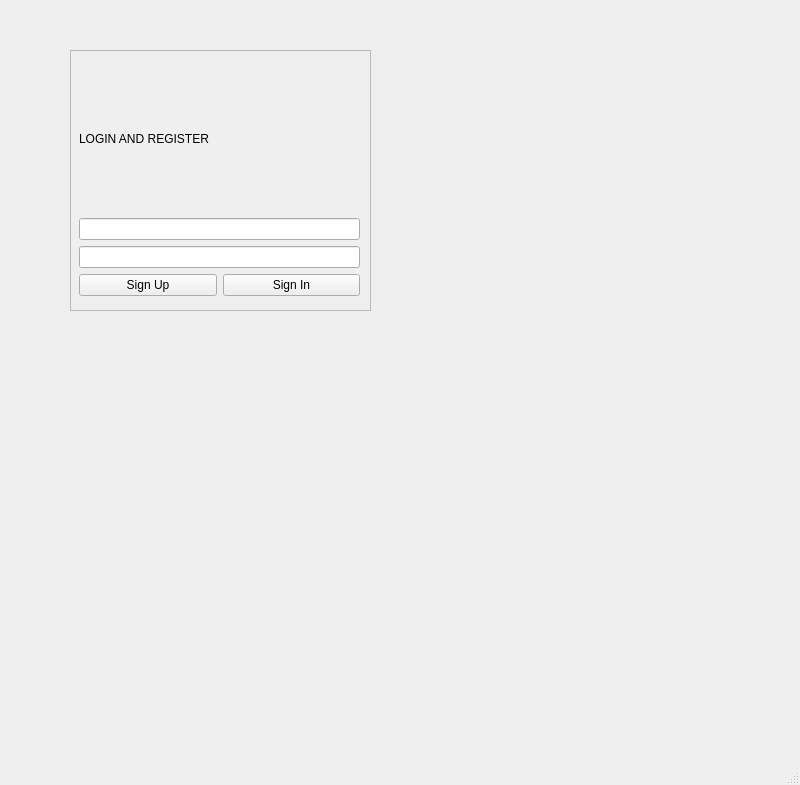
<?xml version="1.0" encoding="UTF-8"?>
<ui version="4.0">
 <class>MainWindow</class>
 <widget class="QMainWindow" name="MainWindow">
  <property name="geometry">
   <rect>
    <x>0</x>
    <y>0</y>
    <width>800</width>
    <height>785</height>
   </rect>
  </property>
  <property name="windowTitle">
   <string>MainWindow</string>
  </property>
  <widget class="QWidget" name="centralwidget">
   <widget class="QFrame" name="frame">
    <property name="geometry">
     <rect>
      <x>70</x>
      <y>50</y>
      <width>301</width>
      <height>261</height>
     </rect>
    </property>
    <property name="frameShape">
     <enum>QFrame::StyledPanel</enum>
    </property>
    <property name="frameShadow">
     <enum>QFrame::Raised</enum>
    </property>
    <widget class="QWidget" name="verticalLayoutWidget">
     <property name="geometry">
      <rect>
       <x>9</x>
       <y>15</y>
       <width>281</width>
       <height>231</height>
      </rect>
     </property>
     <layout class="QVBoxLayout" name="verticalLayout">
      <item>
       <widget class="QLabel" name="login_label">
        <property name="text">
         <string>LOGIN AND REGISTER</string>
        </property>
       </widget>
      </item>
      <item>
       <widget class="QLineEdit" name="username_edit"/>
      </item>
      <item>
       <widget class="QLineEdit" name="password_edit"/>
      </item>
      <item>
       <layout class="QHBoxLayout" name="horizontalLayout">
        <item>
         <widget class="QPushButton" name="signUpButton">
          <property name="text">
           <string>Sign Up</string>
          </property>
         </widget>
        </item>
        <item>
         <widget class="QPushButton" name="signInButton">
          <property name="text">
           <string>Sign In</string>
          </property>
         </widget>
        </item>
       </layout>
      </item>
     </layout>
    </widget>
   </widget>
  </widget>
  <widget class="QMenuBar" name="menubar">
   <property name="geometry">
    <rect>
     <x>0</x>
     <y>0</y>
     <width>800</width>
     <height>24</height>
    </rect>
   </property>
  </widget>
  <widget class="QStatusBar" name="statusbar"/>
 </widget>
 <resources/>
 <connections/>
</ui>
